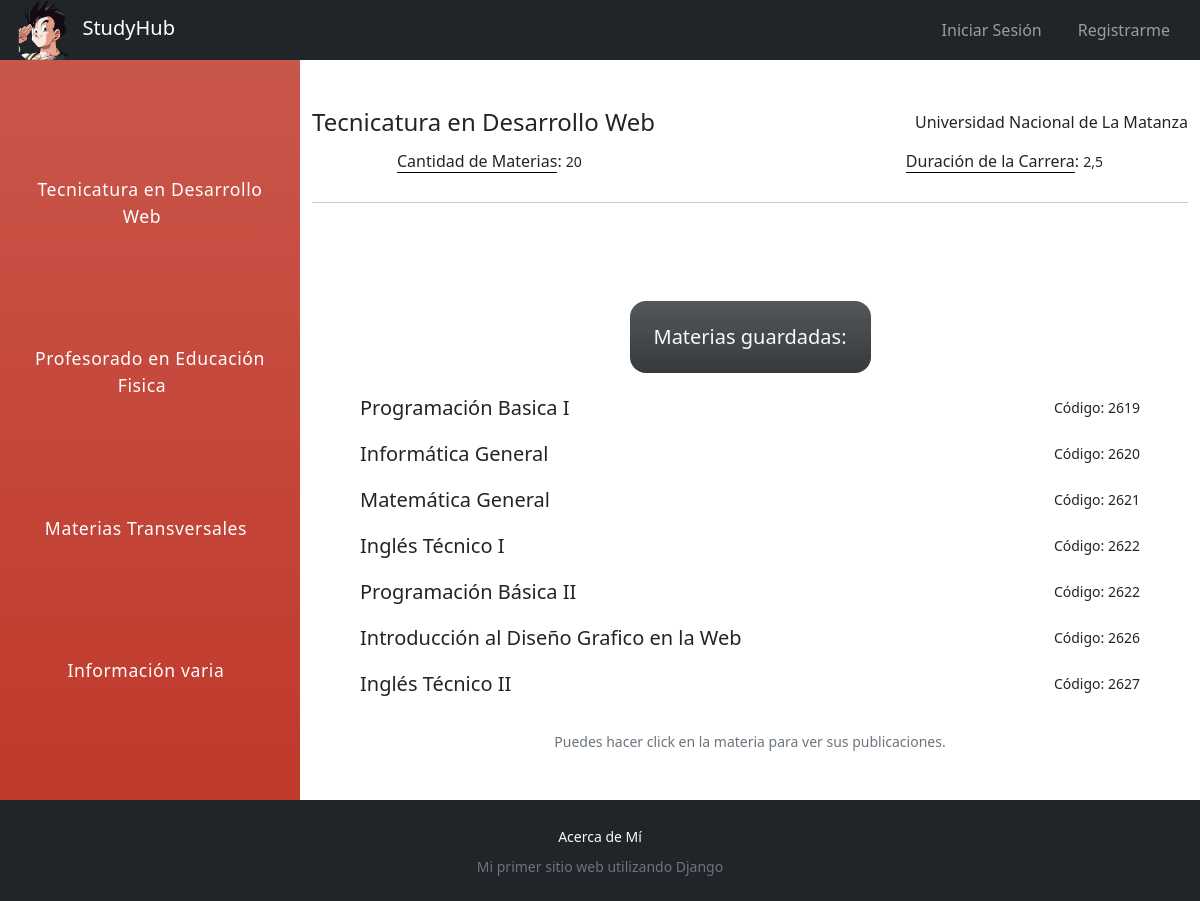
/?career=1, run on the app's committed database.
### study_hub/models.py (models this page shows, shortened)
class Career(Model):
    title = CharField(max_length=40)
    number_of_subjects = IntegerField(
        validators=[MaxValueValidator(100), MinValueValidator(1)]
    )
    university = CharField(max_length=50)
    duration = DecimalField(
        max_digits=4,
        decimal_places=1,
        help_text="Duración de la carrera en años. Ejemplo: 3.5 (tres años y medio)",
    )

class Subject(Model):
    name = CharField(max_length=40)
    code = IntegerField(validators=[MaxValueValidator(9999), MinValueValidator(1)])
    career = ForeignKey(Career, on_delete=CASCADE)
    class Meta:
        ordering = ["career", "code"]

### pages/views.py (the view)
# urls.py: path("", home, name="home"),
@require_GET
def home(request):
    pk = request.GET.get("career", False)
    list_careers = Career.objects.all()
    career = None
    subjects = None
    if pk:
        career = list_careers.get(pk=pk) if list_careers.filter(pk=pk) else False
        subjects = Subject.objects.filter(career=career) if career else None
    context = {
        "list_careers": list_careers,
        "career": career,
        "subjects": subjects,
    }
    return render(request, "home.html", context)

### pages/templates/home.html (shortened to what this page needs)
{% extends 'layout.html' %}
{% load static %}
{% block content%}
<div class="row mx-0 my-0 w-100">
    <ul
        class="nav bg-gradient py-4 py-sm-0 col-sm-3 col-12 d-flex justify-content-evenly flex-sm-column flex-sm-nowrap flex-wrap gap-sm-0 gap-2">
        {% for career in list_careers %}
        <li class="ps-1 text-light text-center">
            <a class="career-link" href="/?career={{career.pk|urlencode}}">
                {{career.title}}
            </a>
        </li>
        {% endfor %}
    </ul>
    {% if career %}
    <div class="content col-sm-9 col-12 py-5 d-flex justify-content-between flex-column">
        <div class="row mx-0 w-100 align-items-center justify-content-center my-sm-0 mt-2 mb-4">
            <h4 class="col-7 p-0 text-start">{{career.title}}</h4>
            <h6 class="col-5 p-0 text-end">{{career.university}}</h6>
            <p class="mt-1 mb-0 col-12 col-sm-5 text-start">
                <span class="border-bottom border-black fw-medium">Cantidad de Materias</span>:
                <small>{{career.number_of_subjects}}</small>
            </p>
            <p class="mt-1 mb-0 col-12 col-sm-5 text-sm-end">
                <span class="border-bottom border-black fw-medium">Duración de la Carrera</span>:
                <small>{{career.duration}}</small>
            </p>
        </div>
        <hr>
        {% if subjects|length >= 1 %}
        <div class="d-flex flex-column gap-3 ">
            <h5 class="bg-dark bg-gradient rounded-4 p-4 text-light my-sm-1 my-3 mx-auto"
                style="--bs-bg-opacity: 0.9;width: fit-content;">Materias guardadas:</h5>
            {% for subject in subjects %}
            <div class="container d-flex px-sm-5 px-2 align-items-center  justify-content-between">
                <a class="link-dark fs-5 fw-medium link-underline-opacity-0 link-underline-opacity-75-hover"
                    href="{% url 'apuntes:publications' subject=subject.name id=subject.pk %}">{{subject.name}}</a>
                <small>Código: <span class="fw-normal">{{subject.code}}</span></small>
            </div>
            {% endfor %}
            <small class="mt-3 text-secondary fw-lighter text-center">Puedes hacer click en la materia para ver sus
                publicaciones.</small>
        </div>
        {% else %}
        <h5 class="bg-dark bg-gradient w-75 rounded-4 p-4 text-center text-light my-sm-1 my-3 mx-auto"
            style="--bs-bg-opacity: 0.9;width: fit-content;">
            Por el momento la carrera de "{{career.title}}" no tiene materias guardadas.
        </h5>
        {% endif %}
    </div>
    {% endif %}
</div>
{% endblock content%}

### pages/static/main.css (style rules this page uses)
* { box-sizing: border-box; padding: 0; margin: 0; }
html, body { max-width: 100vw; min-height: 100vh; }
body { background-color: #F8F6F4; background-image: url("images/background-icon.webp"); background-position: 50% 80%; background-repeat: no-repeat; background-attachment: fixed; }

### data on the page
Career: title "Tecnicatura en Desarrollo Web", university "Universidad Nacional de La Matanza", number_of_subjects "20", duration "2,5"
Career: title "Profesorado en Educación Fisica"
Career: title "Materias Transversales"
Career: title "Información varia"
Subject: name "Programación Basica I", code "2619"
Subject: name "Informática General", code "2620"
Subject: name "Matemática General", code "2621"
Subject: name "Inglés Técnico I", code "2622"
Subject: name "Programación Básica II", code "2622"
Subject: name "Introducción al Diseño Grafico en la Web", code "2626"
Subject: name "Inglés Técnico II", code "2627"
